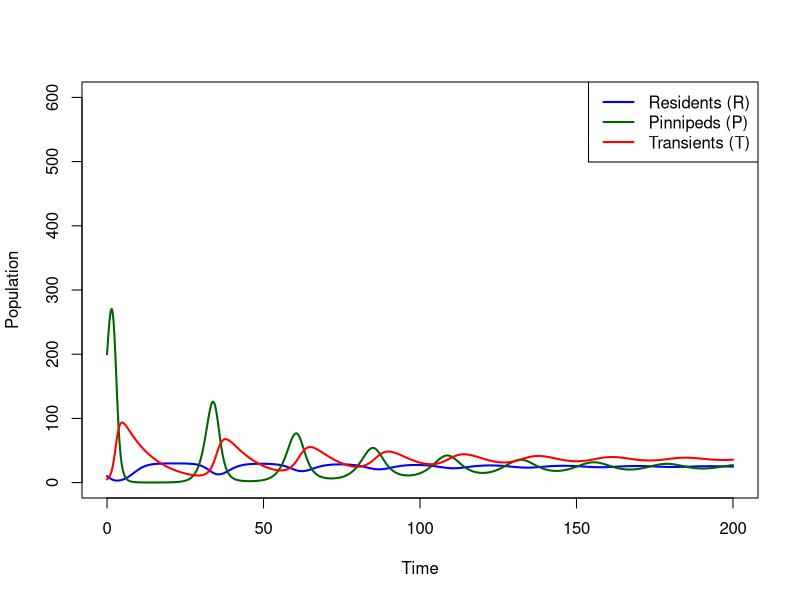
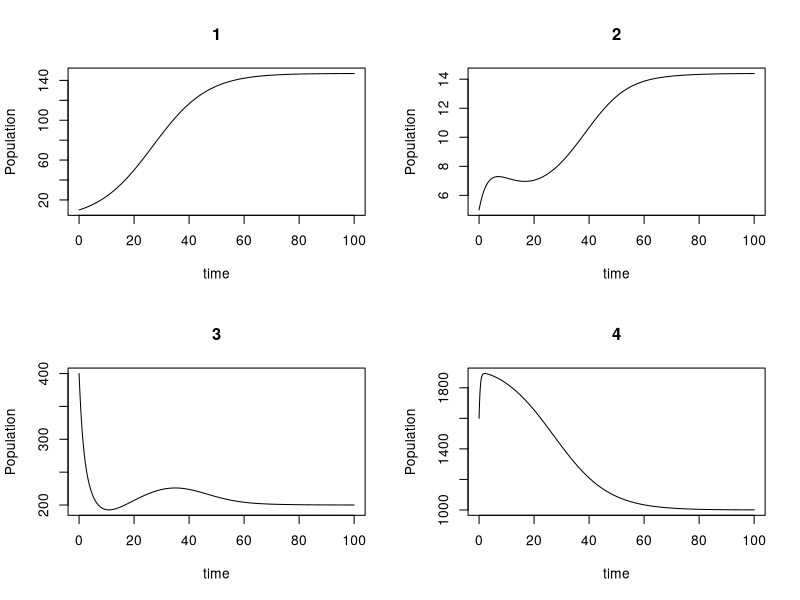

Here is the R script that generated these plots, in order:
## ---- chunk 1
knitr::opts_chunk$set(echo = TRUE,tidy.opts = list(width.cutoff = 60), tidy = TRUE)
## ---- chunk 2
library(deSolve)
## ---- chunk 3
# Parameters
r_R <- 0.5      # resident whale growth rate
K_R <- 30       # resident carrying capacity

r_P <- 0.8      # pinniped growth rate
K_P <- 500      # pinniped carrying capacity

alpha <- 0.2    # effect of pinnipeds on residents
beta  <- 0.6    # effect of residents on pinnipeds

C   <- 0.02     # predation rate
B   <- 0.2      # conversion efficiency
D_T <- 0.1      # transient whale death rate
## ---- chunk 4
R0 <- 10
P0 <- 200
T0 <- 5

state_ini <- c(R = R0,
               P = P0,
               T = T0)
## ---- chunk 5
modelA <- function(time, state, parameters){

  R <- state[1]
  P <- state[2]
  T <- state[3]

  # Resident whales (competition with P)
  dR <- r_R * R * (1 - (R + alpha*P)/K_R)

  # Pinnipeds (competition + predation)
  dP <- r_P * P * (1 - (P + beta*R)/K_P) -
        C * P * T

  # Transient whales (predator)
  dT <- B * C * P * T -
        D_T * T

  return(list(c(dR, dP, dT)))
}
## ---- chunk 6
time_vec <- seq(0, 200, length.out = 2000)

outA <- ode(y = state_ini,
            times = time_vec,
            func = modelA,
            parms = NULL)

outA <- as.data.frame(outA)
## ---- chunk 7
plot(outA$time, outA$R,
     type = "l",
     col = "blue",
     lwd = 2,
     ylim = c(0,600),
     xlab = "Time",
     ylab = "Population")

lines(outA$time, outA$P,
      col = "darkgreen",
      lwd = 2)

lines(outA$time, outA$T,
      col = "red",
      lwd = 2)

legend("topright",
       legend = c("Residents (R)",
                  "Pinnipeds (P)",
                  "Transients (T)"),
       col = c("blue","darkgreen","red"),
       lty = 1,
       lwd = 2)
## ---- chunk 8
# Equilibrium (Model A)
P_star <- D_T / (B * C)

R_star <- K_R - (alpha * D_T) / (B * C)

T_star <- (r_P / (C * K_P)) *
          (K_P - (D_T / (B * C)) -
           beta * K_R +
           (alpha * beta * D_T) / (B * C))

P_star
R_star
T_star
## ---- chunk 9
dR = 0
dP = 0
dT = 0

# Test derivatives at equilibrium
dR_test <- r_R * R_star *
           (1 - (R_star + alpha * P_star) / K_R)

dP_test <- r_P * P_star *
           (1 - (P_star + beta * R_star) / K_P) -
           C * P_star * T_star

dT_test <- B * C * P_star * T_star -
           D_T * T_star

dR_test
dP_test
dT_test

## ---- chunk 10
# Equilibrium without competition
R_not <- (K_R - alpha * K_P) /
         (1 - alpha * beta)

T_not <- (r_P / (C * K_P)) *
         (K_P - (D_T / (B * C)))

R_not
T_not
R_star > R_not
T_star < T_not
## ---- chunk 11
B * C * K_R > alpha * D_T
## ---- chunk 12
B_R=0.01 # B is the efficiency with which resident whales consume and assimilate salmons
C_R=0.01 # C is the number of salmon captured per unit time per unit pinniped density by an average resident whale
D_R=0.1 # death rate of resident whales

B_T=0.05 # B is the efficiency with which transient whales consume and assimilate pinnipeds
C_T=0.02 # C is the number of pinnipeds captured per unit time per unit pinniped density by an average transient whale
D_T=0.2 # death rate of transient whales

r_P=0.8 # growth rate of pinnipeds
K_P=500 # Carrying capacity of pinnipeds
a=0.12 # attack rate on pinnipeds

r_S=3 # growth rate of salmon
K_S=2000 # Carrying capacity of salmon
b=0.1 # attack rate on salmon
## ---- chunk 13
library(deSolve)
require(deSolve)

# predator-prey model
LV <- function(time,state,para) {
	B_R=para[1];C_r=para[2];D_R=para[3];B_T=para[4];C_T=para[5];D_T=para[6];r_P=para[7];K_P=para[8];a=para[9];r_S=para[10];K_S=para[11];b=para[12]
	# state variables
	R=state[1];T=state[2];P=state[3];S=state[4]
	# equation
	X1=R*(B_R*C_R*S-D_R)
	X2=T*(B_T*C_T*P-D_T)
	X3=r_P*P*(1-P/K_P-a*S/K_P)-C_T*P*T
	X4=r_S*S*(1-S/K_S-b*P/K_S)-C_R*S*R

	return(list(c(X1,X2,X3,X4)))
}

# input parameters
para=c(B_R,C_R,D_R,B_T,C_T,D_T,r_P,K_P,a,r_S,K_S,b)
# initialization
time=seq(from=0,to=100,length=1000)
ini=c(10,5,400,1600)
out=ode(ini,time,LV,para)
## ---- chunk 14
plot(out,ylab="Population")
